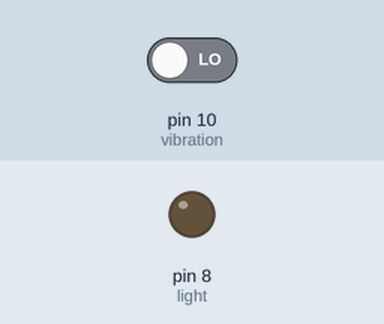
The sketch below on a simulated Arduino Uno, built with avr-gcc and run on an emulated ATmega328P. Parts: output pins drawn as LEDs (lit = HIGH). The test bench sets the inputs (shaded band); at power-on: pin 10 (vibration) LOW. Random numbers use the default seed unless the sketch sets one; the audio player accepts every command and is not drawn.

Above: at 1.2 s.
1.3 s: pin 10 (vibration) driven HIGH
At 2.2 s:
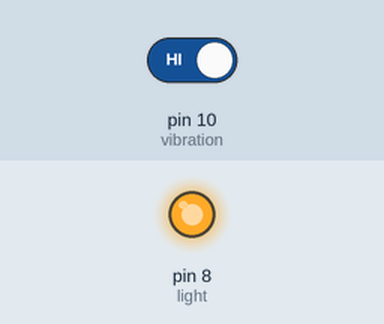
Timing chart, 0 to 8.6 s (numbered marks = the images above; inputs shaded):
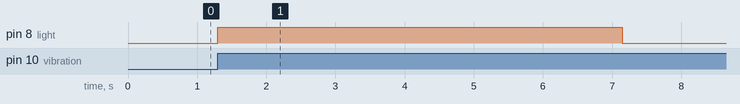

The sketch:

Mario-Question-Block-Vibration.ino
```cpp
#include "coin.h"
#include "iris_gate.h"
#include "power_up.h"
#include "power_up_appears.h"
#include <PCM.h>

/**********************************************************************
    Connect vibration sensor to pin 10

    Connect transistor for light to pin 8
    Connect transistor for speaker to pin 11
**********************************************************************/

const int light = 8;
const int vibration = 10;
const long delayValue = 5000;
boolean lightOn = false;

void toggleLight();

void setup() {
  pinMode(vibration, INPUT);
  pinMode(light, OUTPUT);
}

void loop() {
  int val;
  val = digitalRead(vibration);

  if (val == 1) {
    toggleLight();
  }
}

void toggleLight() {
  if (lightOn == true) {
    lightOn = false;
    digitalWrite(light, LOW);
    startPlayback(iris_gate, NUM_ELEMENTS_IRIS_GATE);
    delay(797);
    stopPlayback();
    delay(delayValue);
  } else if (lightOn == false) {
    lightOn = true;
    digitalWrite(light, HIGH);
    int rng = random(3);

    if (rng == 0) {
      startPlayback(coin, NUM_ELEMENTS_COIN);
      delay(419);
      stopPlayback();
    } else if (rng == 1) {
      startPlayback(power_up, NUM_ELEMENTS_POWER_UP);
      delay(846);
      stopPlayback();
    } else if (rng == 2) {
      startPlayback(power_up_appears, NUM_ELEMENTS_POWER_UP_APPEARS);
      delay(467);
      stopPlayback();
    }
    delay(delayValue);
  }
}
```

Source omitted: coin.h (39569 bytes), iris_gate.h (96515 bytes), power_up.h (100808 bytes), power_up_appears.h (63247 bytes)

Measured:
- after the input at 1.3 s, pin 8 (light): LOW → HIGH at once, → LOW 5.8 s later
